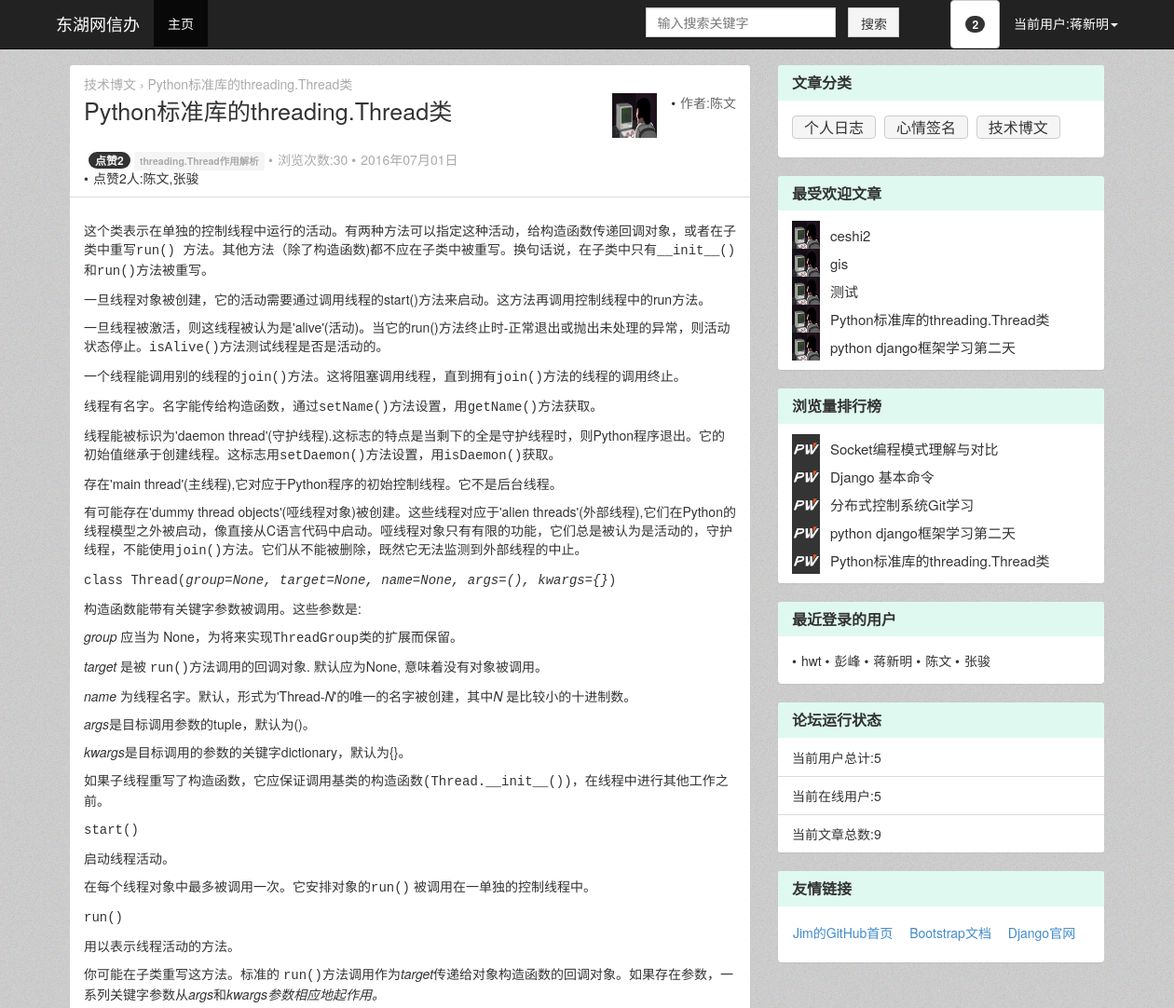
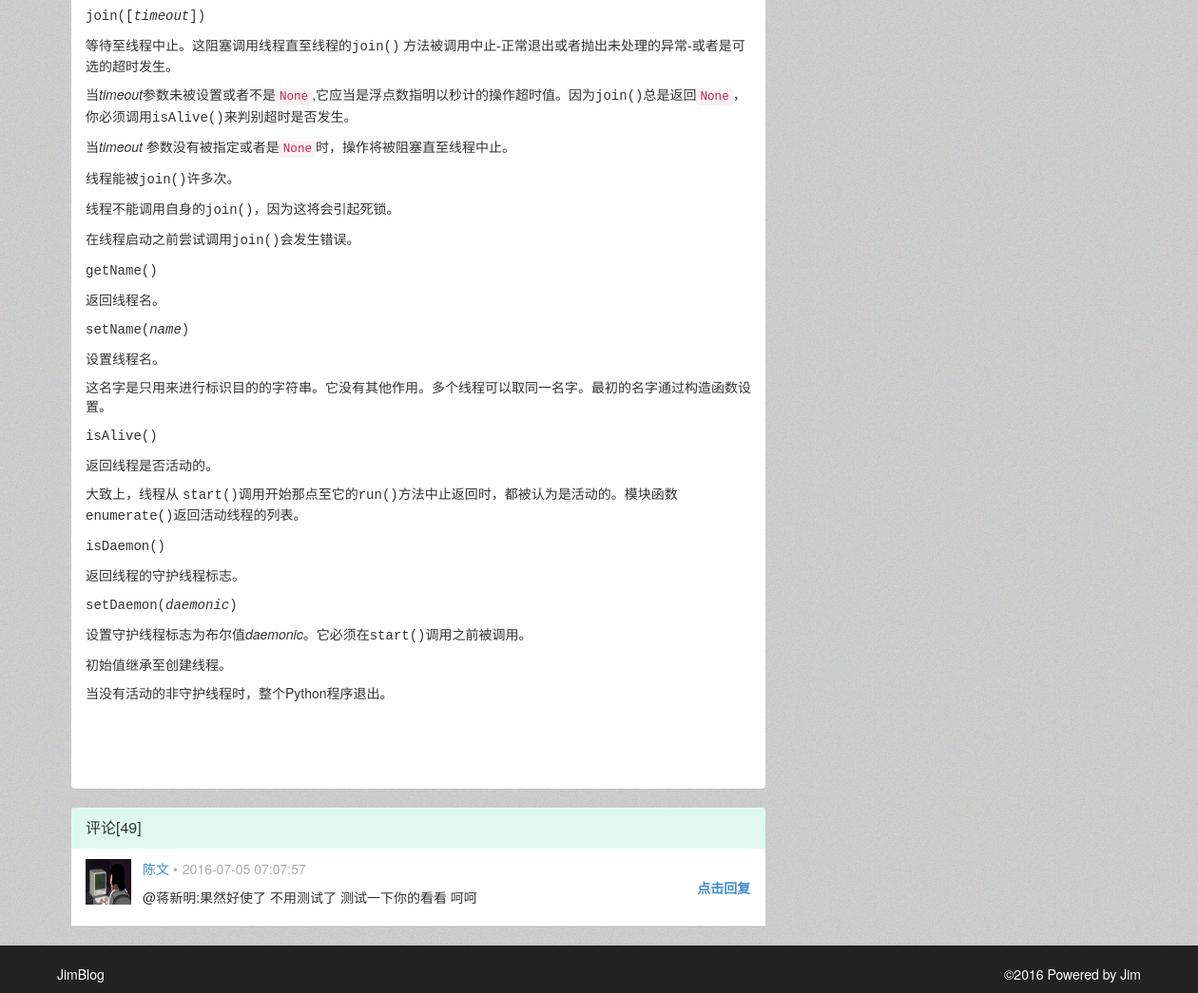
Page /comment/49 (signed in) on the committed database (2 pictures, top to bottom).
### BlogDemo/models.py (models this page shows, shortened)
class User(models.Model):
	user_status=(
		('invisible',u'隐身'),
		('online',u'在线'),
		('offline',u'离线')
	)
	name = models.CharField(u'用户名',max_length=20)
	passwd = models.CharField(u'密码',max_length=20,null = True)
	email = models.EmailField(u'邮箱地址',max_length=256,default='huwt15@163.com')
	status = models.CharField(u'状态',max_length=10,choices = user_status,default='online')
	last_login_time = models.DateTimeField(u'最后一次登录时间',auto_now = True)
	def __str__(self):
		return self.name
	class Meta():
		ordering = ['last_login_time']

class Article(models.Model):
	status_choice=(
		('d','draft'),
		('p','Published')
	)
	title = models.CharField(u'标题',max_length=70)
	body = models.TextField(u'正文')
	create_time = models.DateTimeField(u'创建时间',auto_now_add=True)
	last_modified_time = models.DateTimeField(u'最后修改时间',auto_now = True)
	status = models.CharField(u'文章状态',max_length=1,choices = status_choice)
	abstract = models.CharField(u'文章摘要',max_length=54,blank=True,null=True,help_text=u'可选，如若为空将摘取正文的前54个字符')
	views = models.PositiveIntegerField(u'浏览量',default=0)
	likes = models.PositiveIntegerField(u'点赞数',default=0)
	likes_user = models.ManyToManyField('User',verbose_name=u'点赞人',null=True,related_name='user_hit_likes')
	topped = models.BooleanField(u'置顶',default=False)
	auther = models.ForeignKey('User',verbose_name = u'作者',null=True,on_delete = models.SET_NULL)
	category = models.ForeignKey('Category',verbose_name=u'分类',null=True,on_delete = models.SET_NULL)
	class Meta:
		ordering = ['-last_modified_time']

class Category(models.Model):
	name = models.CharField(u'类名',max_length=20)
	create_time = models.DateTimeField(u'创建时间',auto_now_add=True)
	last_modified_time = models.DateTimeField(u'最后修改时间',auto_now = True)
	class Meta():
		ordering = ['-last_modified_time']

class Comment(models.Model):
	status_choice=(
		('R',u'已读'),
		('N',u'未读')
	)
	comment_user = models.ForeignKey('User',verbose_name = u'评论人',related_name="comment_user",on_delete=models.CASCADE)
	comment_content = models.TextField(u'评论内容')
	comment_status = models.CharField(u'评论状态',max_length=10,choices = status_choice,default=u"未读")
	comment_time = models.DateTimeField(u'评论时间',auto_now = True)
	comment_reminder = models.ForeignKey('User',verbose_name=u"提醒人",null=True,related_name="comment_reminder",on_delete=models.CASCADE)
	article = models.ForeignKey('Article',verbose_name = u'归属文章',on_delete=models.CASCADE)
	class Meta():
		ordering = ['comment_time']

### BlogDemo/views.py (the view)
# urls.py: url(r'^comment/(?P<comment_id>\d+)',CommentDetailView.as_view(),name='comment_detail_page'),
class CommentDetailView(DetailView):
	model = Comment
	template_name = "comment_detail.html"
	context_object_name = "comment"
	pk_url_kwarg = "comment_id"
	def get_object(self):
		obj = super(CommentDetailView, self).get_object()
		obj.comment_content = markdown2.markdown(obj.comment_content)
		return obj
	def get_context_data(self,**kwargs):
		comment = Comment.objects.get(id=self.kwargs['comment_id'])
		comment.comment_status = "R"
		comment.save()
		try:
			user_name = self.request.session['username']
			user = get_object_or_404(User,name=user_name)
			user_comment_list = []
			user_comment_list = Comment.objects.filter(comment_reminder=user ,comment_status="N")
			comment_count_user = len(user_comment_list)
			likes_user = comment.article.likes_user.filter(name=self.request.session['username'])
			if user in likes_user:
				kwargs['in_likes_user']='Y'
		except KeyError:
			pass
		self.request.session['article_id'] = comment.article.pk
		users_likes = ""
		for users in comment.article.likes_user.all().order_by('-last_login_time')[:5]:
			users_likes = users_likes+users.name+','
		user_likes_count = comment.article.likes_user.all().count()
		users_likes = users_likes[:-1]
		comment.article.body = markdown2.markdown(comment.article.body)
		kwargs['comment_list_user'] = user_comment_list
		kwargs['comment_count_user'] = comment_count_user
		kwargs['article'] = comment.article
		kwargs['latest_login_user']=User.objects.all().order_by('-last_login_time')[:5]
		kwargs['user_likes_count'] = user_likes_count
		kwargs['users_likes'] = users_likes
		kwargs['user_count']=User.objects.all().count()
		kwargs['article_count']=Article.objects.all().count()
		kwargs['category_list']=Category.objects.all().order_by('name')
		kwargs['popular_article']=Article.objects.all().order_by('likes')[:5]
		kwargs['views_article']=Article.objects.all().order_by('-views')[:5]
		return super(DetailView,self).get_context_data(**kwargs)

### BlogDemo/templates/comment_detail.html (shortened to what this page needs)
{%extends "top.html"%}
{%block page-content%}
    <div id="wrap">
        <div class="container" id="main">
            <div class="col-md-8" id="left">
    <div class="panel panel-default panel-amend">
        <div class="topic-heading panel-heading">
            <div class="row">
                <div class="col-md-10" id="limit-title-width">
                    <p class="topic-breadcrumb">
                        <a href="{% url 'category_article_page' article.category.pk %}">{{article.category.name}}</a>  ›   <a href="#">{{article.title}}</a>
                    </p>
				</div>
				<div class="col-md-8" id="left1">
                    <h4 class="list-post-title-in-topic">{{article.title}}</h4>
				</div>
				<div class="col-md-4" id="right1">
						<span class="list-username pull-right"><a href="#">作者:{{article.auther.name}}</a></span>
						<a href="http://www.aeflt.net/user/center/display/?uid=1" class="col-md-1 pull-right">
							<img class="avatar-middle pull-right" src="../static/7c93baa4-056c-11e6-8212-000c2919e245.jpg" title="admin">
						</a>
				</div>
				<div class="col-md-12" id="limit-title-width">
                    <p class="list-meta">
						{% if not in_likes_user %}
						<a href="{%url 'likes_add_page' article.pk%}"><span id = "likes_hit" class="badge list-reply-count hidden-xs">点赞{{article.likes_user.count}}</span></a>
						{%else%}
						<a href="#"><span id = "likes_hitted" class="badge list-reply-count hidden-xs">点赞{{article.likes_user.count}}</span></a>
						{%endif%}
						<span class="label label-default list-meta-node"><a href="#">{{article.abstract}}</a></span>
					    <span class="list-count">浏览次数:{{article.views}}</span>
						<span class="list-time">{{article.create_time|date:"Y年m月d日"}}</span>
				    </p>
                </div>
				<div class="col-md-12" id="limit-title-width">
					<span class="list-count">点赞{{article.likes_user.count}}人:{{users_likes}}</span>
				</div>
            </div>
        </div>
        <div class="panel-body">
            <p></p><p>
	<span style="font-size:16px;">{{article.body|safe}}</span>
</p>
<p>
</p>
<p>
</p><p></p>
        </div>
    </div>
    <div class="panel panel-default panel-amend" id="come_here">
         <div class="panel-heading panel-heading-amend">
            <p class="panel-title">评论[{{comment.pk}}]</p>
        </div>
        <ul class="list-group">
                    <div class="list-group-item list-topic-item">
                        <div class="row ">
                            <a href="#" class="col-md-1 col-xs-2 col-sm-2" id="limit-comment-width">
                                <img class="avatar-middle" src="../static/7c93baa4-056c-11e6-8212-000c2919e245.jpg" title="fiyahanxue">
                            </a>
                            <div class="col-xs-11">
                                <div class="row">
                                    <div class="reply-author col-sm-10">
                                        <a href="#">{{comment.comment_user}}</a>
                                        <span class="list-time">{{comment.comment_time|date:"Y-m-d H:m:i"}}</span>
                                    </div>
                                </div>
                                <div class="row">
                                    <div class="col-md-8" id="left2">
                                            <p>{{comment.comment_content|safe}}</p>
                                    </div>
									<div class="col-md-4 pull-right" id="right2">
                                            <p><label class="pull-right" onclick="showreplayform()"><a>点击回复</a></label>&nbsp&nbsp&nbsp&nbsp&nbsp</p>
                                    </div>
                                </div>
                            </div>
                        </div>
                    </div>
        </ul>
    </div>
            </div>
            <div class="col-md-4" id="right">
    <div class="panel panel-default panel-amend">
    <div class="panel-heading panel-heading-amend">
        <h3 class="panel-title">文章分类</h3>
    </div>
    <div class="panel-body">
        {%for category in category_list%}
            <a class="btn btn-default category_btn" href="{% url 'category_article_page' category.pk %}">{{category.name}}</a>
        {%endfor%}
    </div>
</div>
    <div class="panel panel-default panel-amend">
    <div class="panel-heading panel-heading-amend">
        <h3 class="panel-title">最受欢迎文章</h3>
    </div>
    <ul class="list-group">
                <li class="list-group-item">
					{%for articles in popular_article%}
                    <div class="row row_min_height">
                        <a href="#" class="recommend_topic"><img class="recommend_topic_img" src="../static/7c93baa4-056c-11e6-8212-000c2919e245.jpg" title="admin"></a>
						<div class="recommend_topic_list">
                            <a href="{%url 'article_detail_page' articles.pk%}" title="{{articles.title}}">{{articles.title}}</a>
                        </div>
                    </div>
					{%endfor%}
                </li>
    </ul>
</div>
    <div class="panel panel-default panel-amend">
    <div class="panel-heading panel-heading-amend">
        <h3 class="panel-title">浏览量排行榜</h3>
    </div>
    <ul class="list-group">
            <li class="list-group-item">
			{%for articles in views_article%}
                <div class="row row_min_height">
                    <a href="http://www.aeflt.net/user/center/display/?uid=8" class="hot_topic"><img class="hot_topic_img" src="../static/default.jpg" title="潭州助理老师  瑾萱"></a>
                    <div class="hot_topic_list">
                        <a href="{%url 'article_detail_page' articles.pk%}" title="{{articles.title}}">{{articles.title}}</a>
                    </div>
                </div>
			{%endfor%}
            </li>
    </ul>
</div>
    <div class="panel panel-default panel-amend">
    <div class="panel-heading panel-heading-amend">
        <h3 class="panel-title">最近登录的用户</h3>
    </div>
    <div class="panel-body">
	{%for users in latest_login_user%}
		<span class="list-username">{{users.name}}</span>
	{%endfor%}
    </div>
</div>
    <div class="panel panel-default panel-amend">
    <div class="panel-heading panel-heading-amend">
        <h3 class="panel-title">论坛运行状态</h3>
    </div>
   <div class="list-group">
        <span class="list-group-item">当前用户总计:{{user_count}}</span>
		<span class="list-group-item">当前在线用户:{{user_count}}</span>
		<span class="list-group-item">当前文章总数:{{article_count}}</span>
    </div>
</div>
    <div class="panel panel-default panel-amend">
    <div class="panel-heading panel-heading-amend">
        <h3 class="panel-title">友情链接</h3>
    </div>
    <div class="panel-body">
            <a class="btn friendly_link" target="_blank" href="https://github.com/jimforit">Jim的GitHub首页</a>
            <a class="btn friendly_link" target="_blank" href="http://v3.bootcss.com/">Bootstrap文档</a>
            <a class="btn friendly_link" target="_blank" href="https://www.djangoproject.com/">Django官网</a>
    </div>
</div>
            </div>
        </div>
    </div>
    <footer class="footer-color nav-footer-color" id="footer">
        <div class="container clearfix">
            <div class="text-muted pull-left">
                   <p id="text-color">JimBlog</p>
            </div>
            <p class="muted credit pull-right" id="text-color">
                ©<time>2016</time> Powered by Jim
            </p>
        </div>
    </footer>
{%endblock%}

### BlogDemo/templates/top.html (shortened to what this page needs)
<!DOCTYPE html>
<html lang="zh-CN"><head><meta http-equiv="Content-Type" content="text/html; charset=UTF-8">
      <link href="../static/bootstrap.min.css" rel="stylesheet">
      <link href="../static/navbar-fixed-top.css" rel="stylesheet">
      <link href="../static/customize.css" rel="stylesheet">
	  <link rel="stylesheet" href="../static/dist/css/share.min.css" >
  </head>
  <body>
    <nav class="navbar navbar-inverse nav-footer-color navbar-fixed-top">
      <div class="container">
        <div class="navbar-header">
          <a class="navbar-brand" href="/home/" style="color:#fff">东湖网信办	</a>
        </div>
        <div id="navbar" class="navbar-collapse collapse">
          <ul class="nav navbar-nav">
              <li class="active"><a href="/home/">主页</a></li>
          </ul>
          <ul class="nav navbar-nav navbar-right">
              <form class="navbar-form navbar-left" role="search" method="get" action="/article_search/">
                    <div class="form-group">
                        <input type="text" id="search_key" name="search_key" class="form-control search_input" placeholder="输入搜索关键字" required="" oninvalid="setCustomValidity(&#39;搜索关键字不能为空!&#39;)" oninput="setCustomValidity(&#39;&#39;)">
                    </div>
                    <button type="submit" class="btn btn-default search_btn">搜索</button>
              </form>
			  {% if comment_count_user %}
			  <li class="dropdown">
                    <a href="#" class="btn btn-default dropdown-toggle info-number" data-toggle="dropdown">
                        <span class="badge">{{comment_count_user}}</span>
                    </a>
                </li>
			  {%endif%}
              <li class="dropdown">
				{%if request.session.username %}
				<a href="/login/" id="text-color" class="dropdown-toggle " data-toggle="dropdown" role="button" aria-haspopup="true" aria-expanded="false">当前用户:{{request.session.username}}<span class="caret"></span></a>
				{%endif%}
              </li>
          </ul>
        </div>
      </div>
    </nav>
    {%block page-content%}
	{%endblock%}
</body></html>

### rows in the picture
User: session.username "蒋新明", name "蒋新明"
Article: category.name "技术博文", title "Python标准库的threading.Thread类", auther.name "陈文", likes_user.count "2", abstract "threading.Thread作用解析", views "30", create_time "2016年07月01日", body "这个类表示在单独的控制线程中运行的活动。有两种方法可以指定这种活动，给构造函数传递回调对象，或者在子类中重写 run() 方法。其他方法（除了构造函数)都不应在子类中被重写。换句话说，在子类中只有 __init__() 和 run() 方法被重写。 一旦线程对象被创建，它的活动需要通过调用线程的start()方法来启动。这方法再调用控制线程中的run方法。 一旦线程被激活，则这线程被认为是'alive'(活动)。当它的run()方法终止时-正常退出或抛出未处理的异常，则活动状态停止。 isAlive() 方法测试线程是否是活动的。 一个线程能调用别的线程的 join() 方法。这将阻塞调用线程，直到拥有 join() 方法的线程的调用终止。 线程有名字。名字能传给构造函数，通过 setName() 方法设置，用 getName() 方法获取。 线程能被标识为'daemon thread'(守护线程).这标志的特点是当剩下的全是守护线程时，则Python程序退出。它的初始值继承于创建线程。这标志用 setDaemon() 方法设置，用 isDaemon() 获取。 存在'main thread'(主线程),它对应于Python程序的初始控制线程。它不是后台线程。 有可能存在'dummy thread objects'(哑线程对象)被创建。这些线程对应于'alien threads'(外部线程),它们在Python的线程模型之外被启动，像直接从C语言代码中启动。哑线程对象只有有限的功能，它们总是被认为是活动的，守护线程，不能使用 join()…"
Comment: pk "49", comment_user "陈文", comment_time "2016-07-05 07:07:57", comment_content "@蒋新明:果然好使了 不用测试了 测试一下你的看看 呵呵"
Category: name "个人日志"
Category: name "心情签名"
Category: name "技术博文"
Article: title "ceshi2"
Article: title "gis"
Article: title "测试"
Article: title "python django框架学习第二天"
Article: title "Socket编程模式理解与对比"
Article: title "Django 基本命令"
Article: title "分布式控制系统Git学习"
User: name "hwt"
User: name "彭峰"
User: name "陈文"
User: name "张骏"

### other values in the picture
{{ comment_count_user }} "2"
{{ users_likes }} "陈文,张骏"
{{ user_count }} "5"
{{ article_count }} "9"
